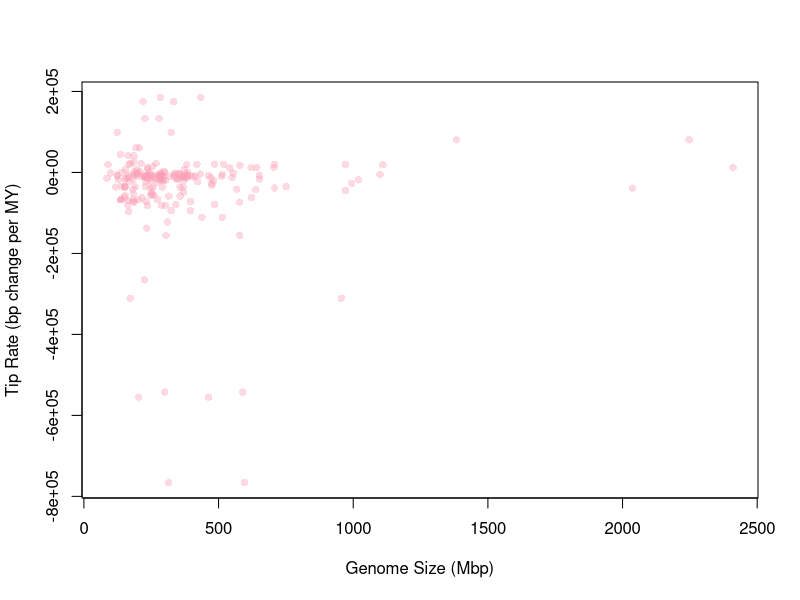

The R source for this figure:
#load in the data
results <- read.csv("../../results/gsz.rates.csv")
str <-read.csv("../../data/str.rates.csv")

#plot the microsatellite evolution rates and genome size

gsz <- str$gsz/1000000
plot(str$rates ~ gsz,
     xlab = "Genome Size (Mbp)",
     ylab = "Tip Rate (bp change per MY)",
     pch = 16,
     col = rgb(250, 159, 181, 100,
               maxColorValue = 255))

lines(x=c(0,2500), lty=2,
      y=c(mean(results$intercept)/1000000,
          (mean(results$beta.rates)*2500 + mean(results$intercept))/1000000))

#export as pdf 4.3" x 4.3"
